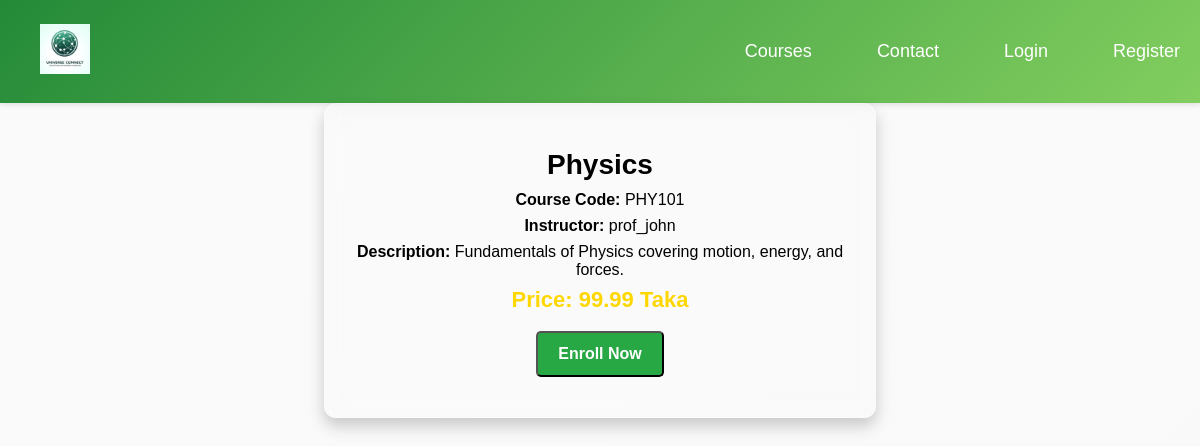
Screenshot of /Student/view/course_details.php?course=PHY101 with the database file from the repository.
### tables this page shows
CREATE TABLE `offered_courses` (
  `id` int(11) NOT NULL,
  `course_name` varchar(255) NOT NULL,
  `course_code` varchar(50) NOT NULL,
  `course_description` text NOT NULL,
  `price` decimal(10,2) NOT NULL,
  `instructor_username` varchar(255) NOT NULL
);

### Student/model/db.php (called while the page is built, shortened)
<?php
function openCon() {
    $dbhost = "localhost";
    $dbusername = "root";
    $dbpassword = "";
    $dbname = "user";
    $connobject = new mysqli($dbhost, $dbusername, $dbpassword, $dbname);
    return $connobject;
}
function getCourseDetails($course_code) {
    $con = openCon();
    $sql = "SELECT * FROM offered_courses WHERE course_code = '$course_code'";
    $result = mysqli_query($con, $sql);
    $course = mysqli_fetch_assoc($result);
    return $course;
}
?>

### Student/view/course_details.php (the view, shortened to what this page needs)
<?php
include_once("../model/db.php");
$course_code = $_GET['course'];
$course = getCourseDetails($course_code);
?>
<!DOCTYPE html>
<html lang="en">
<head>
    <link rel="stylesheet" href="../css/viewDetails.css">
</head>
<body>
    <?php
        if(!isset($_SESSION['user'])){
            require('navbar.php');
        }else{
            require('stNavBar.php');
        }
    ?>
     <div class="container">
        <h1><?php echo ($course['course_name']); ?></h1>
        <p><strong>Course Code:</strong> <?php echo ($course['course_code']); ?></p>
        <p><strong>Instructor:</strong> <?php echo ($course['instructor_username']); ?></p>
        <p><strong>Description:</strong> <?php echo ($course['course_description']); ?></p>
        <p class="course-price">Price: <?php echo ($course['price']); ?> Taka</p>
        <button class="btn" id="enroll-btn" data-course-id="<?php echo $course['id']; ?>">Enroll Now</button>
    </div>
</body>
</html>

### Student/css/viewDetails.css (style rules this page uses)
body { background: linear-gradient(135deg, #fafafa, #f9f9f9); margin: 0; padding: 0; justify-content: center; align-items: center; height: 100vh; }
.container { max-width: 500px; background: rgba(255, 255, 255, 0.1); margin: auto; padding: 25px; box-shadow: 0px 8px 16px rgba(0, 0, 0, 0.2); border-radius: 12px; text-align: center; backdrop-filter: blur(10px); color: rgb(0, 0, 0); border: 1px solid rgba(255, 255, 255, 0.3); }
h1 { font-size: 28px; font-weight: 600; margin-bottom: 10px; }
p { font-size: 16px; color: #000000; margin: 8px 0; }
.course-price { font-size: 22px; font-weight: bold; color: #ffd700; }
.btn { display: inline-block; background: #28a745; color: white; padding: 12px 20px; text-decoration: none; border-radius: 5px; transition: 0.3s; font-size: 16px; font-weight: bold; margin-top: 10px; }

### Student/css/navbar.css (style rules this page uses)
body { font-family: 'Arial', sans-serif; margin: 0; padding: 0; background-color: #f9f9fc; }
h1 { text-align: center; margin-top: 20px; }

### rows the page displays
offered_courses: course_name "Physics", course_code "PHY101", instructor_username "prof_john", course_description "Fundamentals of Physics covering motion, energy, and forces.", price "99.99"
